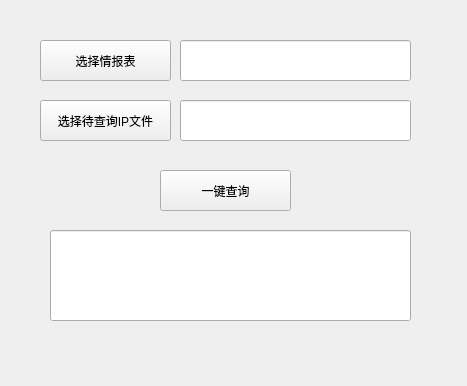
<?xml version="1.0" encoding="UTF-8"?>
<ui version="4.0">
 <class>Form</class>
 <widget class="QWidget" name="Form">
  <property name="geometry">
   <rect>
    <x>0</x>
    <y>0</y>
    <width>467</width>
    <height>386</height>
   </rect>
  </property>
  <property name="windowTitle">
   <string/>
  </property>
  <widget class="QLineEdit" name="lineEdit">
   <property name="geometry">
    <rect>
     <x>180</x>
     <y>40</y>
     <width>231</width>
     <height>41</height>
    </rect>
   </property>
   <property name="font">
    <font>
     <pointsize>12</pointsize>
    </font>
   </property>
   <property name="alignment">
    <set>Qt::AlignmentFlag::AlignCenter</set>
   </property>
  </widget>
  <widget class="QPushButton" name="pushButton">
   <property name="geometry">
    <rect>
     <x>40</x>
     <y>40</y>
     <width>131</width>
     <height>41</height>
    </rect>
   </property>
   <property name="text">
    <string>选择情报表</string>
   </property>
  </widget>
  <widget class="QLineEdit" name="lineEdit_2">
   <property name="geometry">
    <rect>
     <x>50</x>
     <y>230</y>
     <width>361</width>
     <height>91</height>
    </rect>
   </property>
   <property name="font">
    <font>
     <pointsize>16</pointsize>
    </font>
   </property>
   <property name="text">
    <string/>
   </property>
   <property name="alignment">
    <set>Qt::AlignmentFlag::AlignCenter</set>
   </property>
  </widget>
  <widget class="QPushButton" name="pushButton_2">
   <property name="geometry">
    <rect>
     <x>40</x>
     <y>100</y>
     <width>131</width>
     <height>41</height>
    </rect>
   </property>
   <property name="text">
    <string>选择待查询IP文件</string>
   </property>
  </widget>
  <widget class="QLineEdit" name="lineEdit_3">
   <property name="geometry">
    <rect>
     <x>180</x>
     <y>100</y>
     <width>231</width>
     <height>41</height>
    </rect>
   </property>
   <property name="font">
    <font>
     <pointsize>12</pointsize>
    </font>
   </property>
   <property name="alignment">
    <set>Qt::AlignmentFlag::AlignCenter</set>
   </property>
  </widget>
  <widget class="QPushButton" name="pushButton_3">
   <property name="geometry">
    <rect>
     <x>160</x>
     <y>170</y>
     <width>131</width>
     <height>41</height>
    </rect>
   </property>
   <property name="text">
    <string>一键查询</string>
   </property>
  </widget>
 </widget>
 <resources/>
 <connections/>
</ui>
